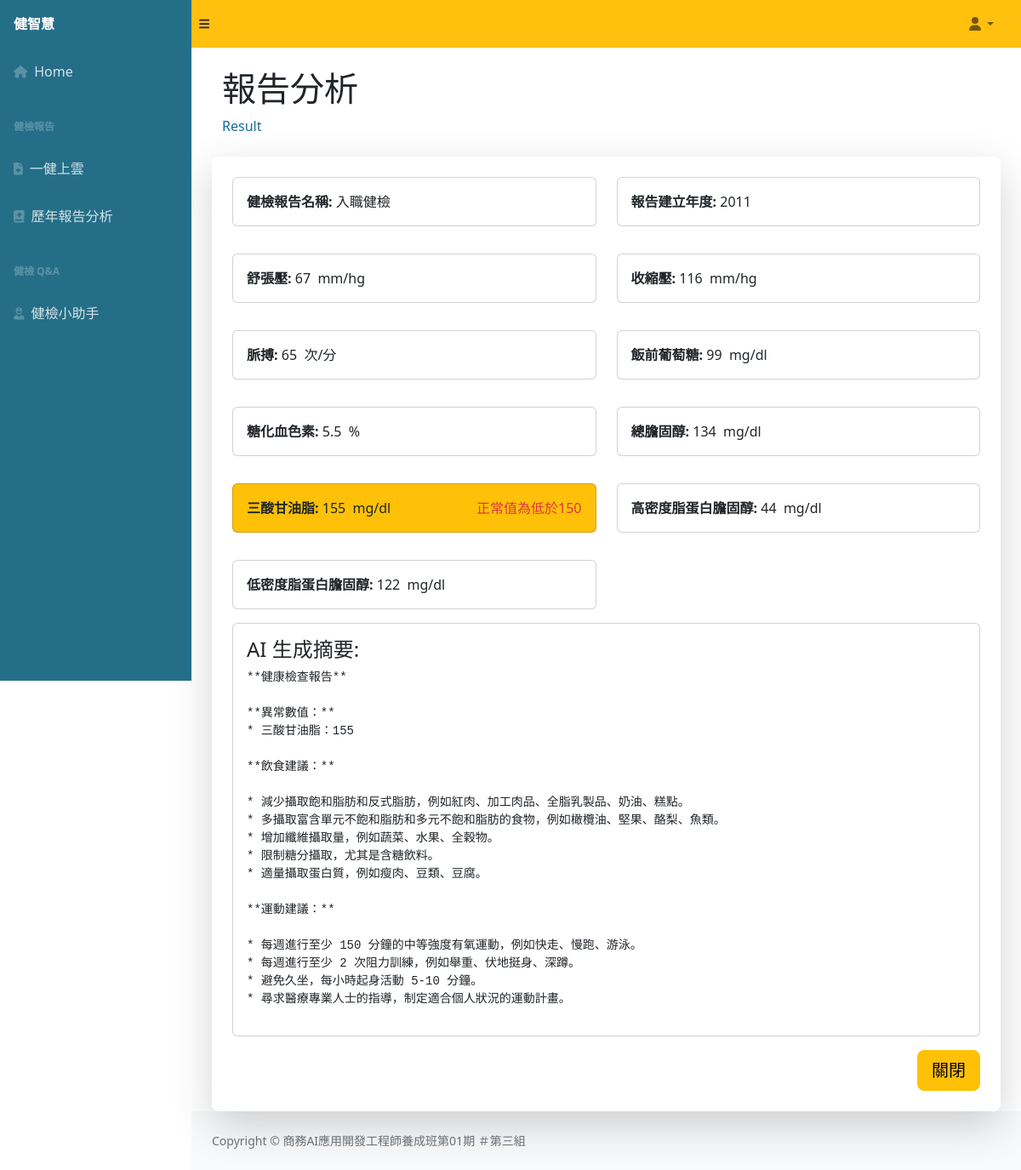
The page /reports/one_report/24 on the database its author committed.
### content/models.py (models this page shows)
class Report(models.Model):
  report_name = models.CharField(max_length=50)
  report_year = models.CharField(max_length=5)
  diastolic_pressure = models.IntegerField()
  systolic_pressure  = models.IntegerField()
  pulse = models.IntegerField()
  glucose_ac = models.IntegerField()
  hba1c = models.FloatField()
  t_cho = models.IntegerField()
  tg = models.IntegerField()
  hdl_c = models.IntegerField()
  ldl_c = models.IntegerField()
  problems = models.TextField(max_length=200)
  abstract = models.TextField(max_length=1000)
  created_at = models.DateTimeField(auto_now_add=True)

class Arg(models.Model):
  name = models.CharField(max_length=20)
  e_name = models.CharField(max_length=20)
  c_name = models.CharField(max_length=20)
  max = models.IntegerField(blank=True, null=True)
  min = models.IntegerField(blank=True, null=True)
  m_min = models.IntegerField(blank=True, null=True)
  f_min = models.IntegerField(blank=True, null=True)
  unit = models.CharField(max_length=10)

### content/views.py (the view)
# urls.py: path('reports/one_report/<int:id>', views.one_report, name='one_report'),
def one_report(request, id):
    report = Report.objects.filter(id=id).values()
    template = loader.get_template('one_report.html')
    args = Arg.objects.all().values()
    units = {}
    normal = {}
    for a in args:
        st = '正常值為'
        units[a['name']] = a['unit']
        if a['max']: st += '低於' + str(a['max'])
        if a['min']: st += '高於' + str(a['min'])
        if a['m_min']: st += '男性高於' + str(a['m_min'])
        if a['f_min']: st += '女性高於' + str(a['f_min'])
        normal[a['name']] = st
    problem_values = {}
    for r in report:
        for k in r:
            for a in args:
                if (k == a['name'] == 'hba1c'):
                    if((a['max'] and float(r[k]) > a['max']) or
                        (a['min'] and float(r[k]) < a['min'])):
                        problem_values[k] = (float(r[k]))
                else:
                    if(k == a['name']):
                        if((a['max'] and int(float(r[k])) > a['max']) or
                        (a['min'] and int(float(r[k])) < a['min']) or
                        (a['m_min'] and int(float(r[k])) < a['m_min'])):
                            problem_values[k] =int(float(r[k]))
    print(problem_values)
    context = {
        'report': report[0],
        'problem':  problem_values,
        'units': units,
        'normal': normal
    }
    return HttpResponse(template.render(context, request))

### content/templates/one_report.html (shortened to what this page needs)
{% extends 'basic.html'%}
    {% block mymessage %}
        <div class="container-fluid">
            <h1 class="mt-4">報告分析</h1>
            <ol class="breadcrumb mb-4">
                <li class="breadcrumb-item active">Result</li>
            </ol>
        </div>
        <div class="container-fluid px-4 py-4 rounded-3 shadow-lg overflow-auto bg-white">
            <div class="mb-3 row">
                <div class="col-lg-6 col-sm-12 mb-3">
                    <div class="card">
                        <div class="card-body">
                            <b>健檢報告名稱:  </b>
                            {{report.report_name}}
                        </div>
                    </div>
                </div>
                <div class="col-lg-6 col-sm-12">
                    <div class="card">
                        <div class="card-body">
                            <b>報告建立年度: </b>
                            {{report.report_year}}
                        </div>
                    </div>
                </div>
            </div>
            <div class="mb-3 row">
                <div class="col-lg-6 col-sm-12 mb-3">
                    {% if problem.diastolic_pressure %}
                        <div  class="card bg-warning">
                    {% else %}
                        <div  class="card">
                    {% endif %}
                        <div class="card-body">
                            <b>舒張壓:  </b>
                            {{report.diastolic_pressure}}
                            &nbsp;{{units.diastolic_pressure}}
                        </div>
                    </div>
                </div>
                <div class="col-lg-6 col-sm-12">
                    {% if problem.systolic_pressure %}
                        <div  class="card bg-warning">
                    {% else %}
                        <div  class="card">
                    {% endif %}
                        <div class="card-body">
                            <b>收縮壓: </b>
                            {{report.systolic_pressure}}
                            &nbsp;{{units.systolic_pressure}}
                        </div>
                    </div>
                </div>
            </div>
            <div class="mb-3 row">
                <div class="col-lg-6 col-sm-12 mb-3">
                    <div  class="card">
                        <div class="card-body">
                            <b>脈搏:  </b>
                            {{report.pulse}}
                            &nbsp;{{units.pulse}}
                        </div>
                    </div>
                </div>
                <div class="col-lg-6 col-sm-12">
                    {% if problem.glucose_ac %}
                        <div  class="card bg-warning">
                    {% else %}
                        <div  class="card">
                    {% endif %}
                        <div class="card-body">
                            <b>飯前葡萄糖:  </b>
                            {{report.glucose_ac}}
                            &nbsp;{{units.glucose_ac}}
                        </div>
                    </div>
                </div>
            </div>
            <div class="mb-3 row">
                <div class="col-lg-6 col-sm-12 mb-3">
                    {% if problem.hba1c %}
                        <div  class="card bg-warning">
                    {% else %}
                        <div  class="card">
                    {% endif %}
                        <div class="card-body">
                            <b>糖化血色素:  </b>
                            {{report.hba1c}}
                            &nbsp;{{units.hba1c}}
                        </div>
                    </div>
                </div>
                <div class="col-lg-6 col-sm-12">
                    {% if problem.t_cho %}
                        <div  class="card bg-warning">
                    {% else %}
                        <div  class="card">
                    {% endif %}
                        <div class="card-body">
                            <b>總膽固醇:  </b>
                            {{report.t_cho}}
                            &nbsp;{{units.t_cho}}
                        </div>
                    </div>
                </div>
            </div>
            <div class="mb-3 row">
                <div class="col-lg-6 col-sm-12 mb-3">
                    {% if problem.tg %}
                        <div  class="card bg-warning">
                    {% else %}
                        <div  class="card">
                    {% endif %}
                        <div class="card-body">
                            <b>三酸甘油脂:  </b>
                            {{report.tg}}
                            &nbsp;{{units.tg}}
                            {% if problem.tg %}
                            <span class="text-danger float-end">{{normal.tg}}</span>
                            {% endif %}
                        </div>
                    </div>
                </div>
                <div class="col-lg-6 col-sm-12">
                    {% if problem.hdl_c %}
                        <div  class="card bg-warning">
                    {% else %}
                        <div  class="card">
                    {% endif %}
                        <div class="card-body">
                            <b>高密度脂蛋白膽固醇:  </b>
                            {{report.hdl_c}}
                            &nbsp;{{units.hdl_c}}
                        </div>
                    </div>
                </div>
            </div>
            <div class="mb-3 row">
                    <div class="col-lg-6 col-sm-12">
                        {% if problem.ldl_c %}
                            <div  class="card bg-warning">
                        {% else %}
                            <div  class="card">
                        {% endif %}
                            <div class="card-body">
                                <b>低密度脂蛋白膽固醇:  </b>
                                {{report.ldl_c}}
                                &nbsp;{{units.ldl_c}}
                            </div>
                        </div>
                    </div>
                </div>
                <div class="mb-3 row">
                    <div class="col">
                        <div class="card">
                            <div class="card-body">
                                <h4>AI 生成摘要:  </h4>
                                <pre>{{report.abstract}}</pre>
                            </div>
                        </div>
                    </div>
                </div>
                <a href="/reports"><button class="btn  btn-lg btn-warning float-end" type="submit">關閉</button></a>
        </div>
    {% endblock %}

### rows shown on the page
Report: report_name "入職健檢", report_year "2011", diastolic_pressure "67", systolic_pressure "116", pulse "65", glucose_ac "99", hba1c "5.5", t_cho "134", tg "155", hdl_c "44", ldl_c "122", abstract "**健康檢查報告** **異常數值：** * 三酸甘油脂：155 **飲食建議：** * 減少攝取飽和脂肪和反式脂肪，例如紅肉、加工肉品、全脂乳製品、奶油、糕點。 * 多攝取富含單元不飽和脂肪和多元不飽和脂肪的食物，例如橄欖油、堅果、酪梨、魚類。 * 增加纖維攝取量，例如蔬菜、水果、全穀物。 * 限制糖分攝取，尤其是含糖飲料。 * 適量攝取蛋白質，例如瘦肉、豆類、豆腐。 **運動建議：** * 每週進行至少 150 分鐘的中等強度有氧運動，例如快走、慢跑、游泳。 * 每週進行至少 2 次阻力訓練，例如舉重、伏地挺身、深蹲。 * 避免久坐，每小時起身活動 5-10 分鐘。 * 尋求醫療專業人士的指導，制定適合個人狀況的運動計畫。"
Arg: diastolic_pressure "mm/hg"
Arg: systolic_pressure "mm/hg"
Arg: pulse "次/分"
Arg: glucose_ac "mg/dl"
Arg: t_cho "mg/dl"
Arg: tg "mg/dl"
Arg: hdl_c "mg/dl"
Arg: ldl_c "mg/dl"

### other values the page prints
{{ units.hba1c }} "%"
{{ normal.tg }} "正常值為低於150"
